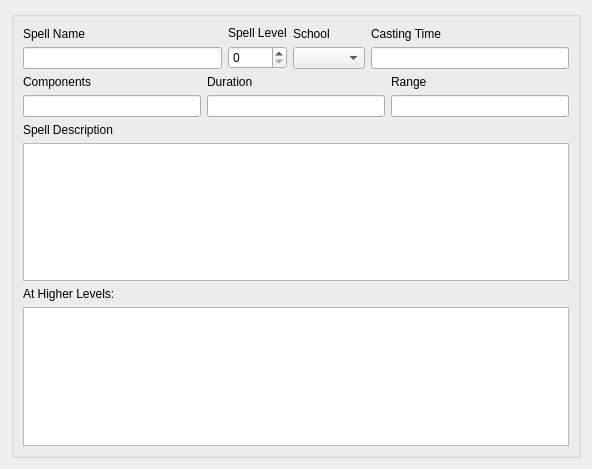
<?xml version="1.0" encoding="UTF-8"?>
<ui version="4.0">
 <class>Form</class>
 <widget class="QWidget" name="Form">
  <property name="geometry">
   <rect>
    <x>0</x>
    <y>0</y>
    <width>592</width>
    <height>469</height>
   </rect>
  </property>
  <property name="windowTitle">
   <string>Form</string>
  </property>
  <layout class="QGridLayout" name="gridLayout">
   <item row="0" column="0">
    <widget class="QGroupBox" name="groupBox">
     <property name="title">
      <string/>
     </property>
     <layout class="QVBoxLayout" name="verticalLayout_10">
      <item>
       <layout class="QHBoxLayout" name="horizontalLayout">
        <item>
         <layout class="QVBoxLayout" name="verticalLayout">
          <item>
           <widget class="QLabel" name="label">
            <property name="text">
             <string>Spell Name</string>
            </property>
           </widget>
          </item>
          <item>
           <widget class="QLineEdit" name="lineEdit"/>
          </item>
         </layout>
        </item>
        <item>
         <layout class="QVBoxLayout" name="verticalLayout_2">
          <item>
           <widget class="QLabel" name="label_2">
            <property name="text">
             <string>Spell Level</string>
            </property>
           </widget>
          </item>
          <item>
           <widget class="QSpinBox" name="spinBox">
            <property name="maximum">
             <number>9</number>
            </property>
           </widget>
          </item>
         </layout>
        </item>
        <item>
         <layout class="QVBoxLayout" name="verticalLayout_7">
          <item>
           <widget class="QLabel" name="label_7">
            <property name="text">
             <string>School</string>
            </property>
           </widget>
          </item>
          <item>
           <widget class="QComboBox" name="comboBox"/>
          </item>
         </layout>
        </item>
        <item>
         <layout class="QVBoxLayout" name="verticalLayout_3">
          <item>
           <widget class="QLabel" name="label_3">
            <property name="text">
             <string>Casting Time</string>
            </property>
           </widget>
          </item>
          <item>
           <widget class="QLineEdit" name="lineEdit_2"/>
          </item>
         </layout>
        </item>
       </layout>
      </item>
      <item>
       <layout class="QHBoxLayout" name="horizontalLayout_2">
        <item>
         <layout class="QVBoxLayout" name="verticalLayout_5">
          <item>
           <widget class="QLabel" name="label_5">
            <property name="text">
             <string>Components</string>
            </property>
           </widget>
          </item>
          <item>
           <widget class="QLineEdit" name="lineEdit_4"/>
          </item>
         </layout>
        </item>
        <item>
         <layout class="QVBoxLayout" name="verticalLayout_6">
          <item>
           <widget class="QLabel" name="label_6">
            <property name="text">
             <string>Duration</string>
            </property>
           </widget>
          </item>
          <item>
           <widget class="QLineEdit" name="lineEdit_5"/>
          </item>
         </layout>
        </item>
        <item>
         <layout class="QVBoxLayout" name="verticalLayout_4">
          <item>
           <widget class="QLabel" name="label_4">
            <property name="text">
             <string>Range</string>
            </property>
           </widget>
          </item>
          <item>
           <widget class="QLineEdit" name="lineEdit_3"/>
          </item>
         </layout>
        </item>
       </layout>
      </item>
      <item>
       <layout class="QVBoxLayout" name="verticalLayout_8">
        <item>
         <widget class="QLabel" name="label_8">
          <property name="text">
           <string>Spell Description</string>
          </property>
         </widget>
        </item>
        <item>
         <widget class="QTextEdit" name="textEdit"/>
        </item>
       </layout>
      </item>
      <item>
       <layout class="QVBoxLayout" name="verticalLayout_9">
        <item>
         <widget class="QLabel" name="label_9">
          <property name="text">
           <string>At Higher Levels:</string>
          </property>
         </widget>
        </item>
        <item>
         <widget class="QTextEdit" name="textEdit_2"/>
        </item>
       </layout>
      </item>
     </layout>
    </widget>
   </item>
  </layout>
 </widget>
 <resources/>
 <connections/>
</ui>
